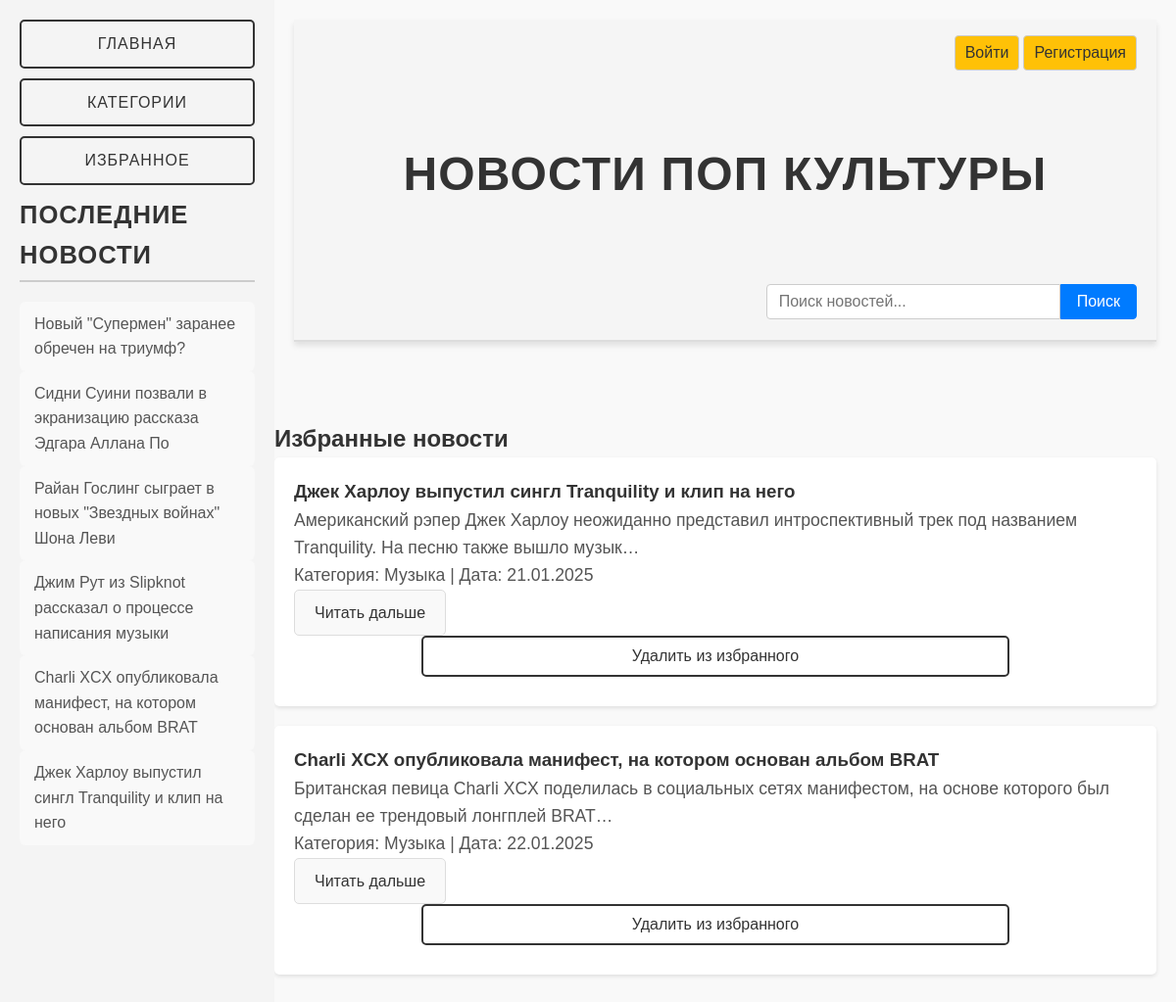
Screenshot of /favorites/ (signed in) with the database file from the repository.
### index/models.py (models this page shows, shortened)
class News(models.Model):
    title = models.CharField("Заголовок", max_length=512)
    content = models.TextField("Основной текст")
    category = models.ForeignKey(NewsCategory, on_delete=models.CASCADE)
    created_at = models.DateTimeField("Дата добавления", auto_now_add=True)

class FavoriteNews(models.Model):
    user = models.ForeignKey(User, on_delete=models.CASCADE)
    news = models.ForeignKey(News, on_delete=models.CASCADE)
    added_at = models.DateTimeField(auto_now_add=True)
    class Meta:
        constraints = [
            models.UniqueConstraint(fields=['user', 'news'], name='unique_favorite_news')
        ]

class NewsCategory(models.Model):
    title = models.CharField("Название категории", max_length=64)
    created_at = models.DateTimeField("Дата добавления", auto_now_add=True)

### index/views.py (the view)
# urls.py: path('favorites/', views.view_favorites, name='view_favorites'),
@login_required
def view_favorites(request):
    user = request.user
    favorite_news = FavoriteNews.objects.filter(user=user).select_related('news')
    return render(request, 'index/favorites.html', {'favorite_news': favorite_news})

### index/context_processors.py (called while the page is built)
def latest_news(request):
    latest_news = News.objects.all().order_by('-created_at')[:6]
    return {'latest_news': latest_news}

### index/templates/index/favorites.html (shortened to what this page needs)
{% load static %}
<!DOCTYPE html>
<html lang="ru">
<head>
    <link rel="stylesheet" href="{% static 'css/styles.css' %}">
</head>
<body>
    <div class="d-flex">
        <header>
            <div class="header-left">
                <h1>Новости поп культуры</h1>
            </div>
                <div class="auth-buttons">
                    <a href="{% url 'login' %}" class="btn login-btn">Войти</a>
                    <a href="{% url 'register' %}" class="btn register-btn">Регистрация</a>
                </div>
                <form action="{% url 'search' %}" method="get" class="search-form">
                    <input type="text" name="q" placeholder="Поиск новостей..." class="search-input" value="{{ request.GET.q|default_if_none:'' }}">
                    <button type="submit" class="search-btn">Поиск</button>
                </form>
        </header>
        <aside class="sidebar">
            <a href="{% url 'home_page' %}" class="btn btn-home">Главная</a>
            <a href="{% url 'category_list' %}" class="btn btn-home">Категории</a>
            <a href="{% url 'view_favorites' %}" class="btn btn-home">Избранное</a>
            <h2>Последние новости</h2>
            <ul class="news-list">
                {% for item in latest_news %}
                    <li>
                        <a href="{% url 'news_page' item.id %}">{{ item.title }}</a>
                    </li>
                {% empty %}
                    <li>Нет новостей для отображения.</li>
                {% endfor %}
            </ul>
        </aside>
        <div class="main-content">
            <h2>Избранные новости</h2>
            {% for item in favorite_news %}
                <div class="news-item">
                    <h3 class="news-title">{{ item.news.title }}</h3>
                    <p class="news-content">{{ item.news.content|truncatechars:128 }}</p>
                    <p class="news-category">Категория: {{ item.news.category.title }} | Дата: {{ item.news.created_at|date:"d.m.Y" }}</p>
                    <a href="{% url 'news_page' item.news.id %}">Читать дальше</a>
                    <form action="{% url 'remove_from_favorites' %}" method="post">
                        <button type="submit" class="btn btn-remove">Удалить из избранного</button>
                    </form>
                </div>
            {% empty %}
                <p>Вы еще не добавили новости в избранное.</p>
            {% endfor %}
        </div>
    </div>
</body>
</html>

### static/css/styles.css (style rules this page uses)
* { margin: 0; padding: 0; box-sizing: border-box; }
body { font-family: Arial, sans-serif; background-color: #f9f9f9; color: #333; line-height: 1.6; padding: 20px; margin-left: 260px; }
header { text-align: center; margin-left: 20px; margin-bottom: 80px; position: relative; background-color: #f5f5f5; padding: 120px 20px; border-bottom: 2px solid #ddd; box-shadow: 0 4px 6px rgba(0, 0, 0, 0.1); }
header h1 { font-size: 3rem; font-weight: 700; color: #333; letter-spacing: 1.2px; text-transform: uppercase; margin-bottom: 10px; }
.auth-buttons { display: flex; justify-content: flex-start; margin-top: 15px; width: auto; position: absolute; top: 1px; right: 20px; }
.auth-buttons a { padding: 4px 10px; font-size: 16px; background-color: #ffc107; color: #333; text-decoration: none; border-radius: 4px; margin-left: 4px; border: 1px solid #ccc; transition: background-color 0.3s ease; }
.search-form { display: flex; align-items: center; position: absolute; top: 270px; right: 20px; }
.search-input { padding: 8px 12px; font-size: 16px; border: 1px solid #ccc; border-radius: 4px 0 0 4px; width: 300px; box-sizing: border-box; }
.search-btn { padding: 8px 16px; font-size: 16px; background-color: #007BFF; color: #fff; border: 1px solid #007BFF; border-radius: 0 4px 4px 0; cursor: pointer; transition: background-color 0.3s ease; }
.sidebar { width: 280px; background-color: #f4f4f4; padding: 20px; position: fixed; left: 0; top: 0; height: 100%; overflow-y: auto; }
.sidebar h2 { font-size: 1.6rem; margin-bottom: 20px; font-weight: 600; color: #333; text-transform: uppercase; letter-spacing: 1px; border-bottom: 2px solid #ccc; padding-bottom: 5px; }
.main-content { margin: 0 auto; width: 100%; max-width: 1400px; }
.news-item { background-color: #fff; border-radius: 5px; box-shadow: 0 2px 4px rgba(0, 0, 0, 0.1); padding: 20px; margin-bottom: 20px; }
.news-item p { font-size: 1.1rem; color: #555; line-height: 1.6; }
.news-item a { display: inline-block; font-size: 1rem; padding: 10px 20px; border: none; border-radius: 5px; cursor: pointer; text-align: center; transition: background-color 0.3s, color 0.3s; background-color: #f9f9f9; color: #333; text-decoration: none; border: 1px solid #ddd; }
.sidebar .category-list, .sidebar .news-list { list-style: none; padding: 0; margin: 0; }
.sidebar .category-list li a, .sidebar .news-list li a { text-decoration: none; color: #555; transition: color 0.3s, background-color 0.3s; padding: 10px 15px; border-radius: 6px; display: block; background-color: #f9f9f9; }
.btn { display: block; width: 100%; padding: 10px 20px; border-radius: 5px; cursor: pointer; text-align: center; text-decoration: none; transition: background-color 0.3s, color 0.3s; font-size: 1rem; border: 2px solid #333; color: #333; background-color: transparent; margin-bottom: 10px; }
form { max-width: 600px; margin: 0 auto; }
.btn-home { font-size: 1rem; text-transform: uppercase; letter-spacing: 1px; }

### rows the page displays
News: title "Новый \"Супермен\" заранее обречен на триумф?"
News: title "Сидни Суини позвали в экранизацию рассказа Эдгара Аллана По"
News: title "Райан Гослинг сыграет в новых \"Звездных войнах\" Шона Леви"
News: title "Джим Рут из Slipknot рассказал о процессе написания музыки"
News: title "Charli XCX опубликовала манифест, на котором основан альбом BRAT"
News: title "Джек Харлоу выпустил сингл Tranquility и клип на него"
FavoriteNews: news "Джек Харлоу выпустил сингл Tranquility и клип на него", news.content "Американский рэпер Джек Харлоу неожиданно представил интроспективный трек под названием Tranquility. На песню также вышло музык…", news.category "Музыка", news.created_at "21.01.2025"
FavoriteNews: news "Charli XCX опубликовала манифест, на котором основан альбом BRAT", news.content "Британская певица Charli XCX поделилась в социальных сетях манифестом, на основе которого был сделан ее трендовый лонгплей BRAT…", news.category "Музыка", news.created_at "22.01.2025"
